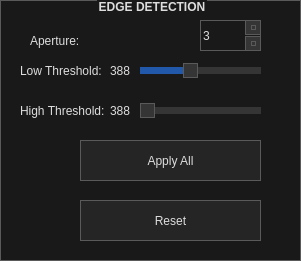
   <widget class="QGroupBox" name="edge_detection_box">
    <property name="geometry">
     <rect>
      <x>1210</x>
      <y>160</y>
      <width>301</width>
      <height>261</height>
     </rect>
    </property>
    <property name="styleSheet">
     <string notr="true">/*
	Based on a template by Emanuel Claesson (c) 2013 with modifications by Paris Flood

	Licensed under the Apache License, Version 2.0 (the &quot;License&quot;);
	you may not use this file except in compliance with the License.
	You may obtain a copy of the License at

		http://www.apache.org/licenses/LICENSE-2.0

	Unless required by applicable law or agreed to in writing, software
	distributed under the License is distributed on an &quot;AS IS&quot; BASIS,
	WITHOUT WARRANTIES OR CONDITIONS OF ANY KIND, either express or implied.
	See the License for the specific language governing permissions and
	limitations under the License.
*/

/*
	COLOR_DARK     = #191919
	COLOR_MEDIUM   = #353535
	COLOR_MEDLIGHT = #5A5A5A
	COLOR_LIGHT    = #DDDDDD
	COLOR_BLUE  = #2158AA
	COLOR_ORANGE = #D66C23
*/
* {
	background: #191919;
	color: #DDDDDD;
border: 1px solid #5A5A5A;
}

 QMenuBar {
	background: #191919;
	border-style: none;
 }

 QMenuBar::item {
	 background: transparent;
     spacing: 3px; /* spacing between menu bar items */
     padding: 5px 25px;
 }

 QMenuBar::item:selected{
	background: #353535;
  	border: 2px solid #D66C23;
    border-style: none none solid none;
}

 QMenuBar::item:pressed {
	background: #5A5A5A;
}

QCheckBox, QRadioButton {
	border: none;
}

QRadioButton::indicator, QCheckBox::indicator {
	width: 13px;
	height: 13px;
}

QRadioButton::indicator::unchecked, QCheckBox::indicator::unchecked {
	left: 5px;
	border: 1px solid #5A5A5A;
	background: none;
}

QRadioButton::indicator:unchecked:hover, QCheckBox::indicator:unchecked:hover {
	left: 5px;
	border: 1px solid #D66C23;
}

QRadioButton::indicator::checked, QCheckBox::indicator::checked {
	left: 5px;
	border: 1px solid #5A5A5A;
	background: #2158AA;
}

QRadioButton::indicator:checked:hover, QCheckBox::indicator:checked:hover {
	left: 5px;
	border: 1px solid #D66C23;
	background: #2158AA;
}

QGroupBox::title {
	subcontrol-origin: margin;
    subcontrol-position: top center;
}

QScrollBar {
	border: 1px solid #5A5A5A;
	background: #191919;
}

QScrollBar:horizontal {
	height: 15px;
	margin: 0px 16px 0px 16px;
}

QScrollBar:vertical {
	width: 15px;
	margin: 16px 0px 16px 0px;
}

QScrollBar::handle {
	background: #353535;
	border: 1px solid #5A5A5A;
}

QScrollBar::handle:horizontal {
	border-width: 0px 1px 0px 1px;
}

QScrollBar::handle:vertical {
	border-width: 1px 0px 1px 0px;
}

QScrollBar::handle:horizontal {
	min-width: 20px;
}

QScrollBar::handle:vertical {
	min-height: 20px;
}

QScrollBar::add-line, QScrollBar::sub-line {
	background:#353535;
	border: 1px solid #5A5A5A;
	subcontrol-origin: margin;
}

QScrollBar::add-line {
	position: absolute;
}

QScrollBar::add-line:horizontal {
	width: 15px;
	subcontrol-position: right;
	left: 15px;
}

QScrollBar::add-line:vertical {
	height: 15px;
	subcontrol-position: bottom;
	top: 15px;
}

QScrollBar::sub-line:horizontal {
	width: 15px;
	subcontrol-position: left;
}

QScrollBar::sub-line:vertical {
	height: 15px;
	subcontrol-position: top;
}

QScrollBar:left-arrow, QScrollBar::right-arrow, QScrollBar::up-arrow, QScrollBar::down-arrow {
	border: 1px solid #5A5A5A;
	width: 3px;
	height: 3px;
}

QScrollBar::add-page, QScrollBar::sub-page {
	background: none;
}

QAbstractButton {
	background: #252525;
}

QAbstractButton:disabled {
	background: #3F3F3F;
}

QAbstractButton:hover {
	background: #353535;
}

QPushButton:hover {
	background: #353535;
  	border: 1px solid #D66C23;
}

QAbstractButton:pressed {
	background: #5A5A5A;
}

QAbstractItemView {
	show-decoration-selected: 1;
 	outline: 0;
	selection-background-color: #2158AA;
	selection-color: #DDDDDD;
	alternate-background-color: #353535;
}

QHeaderView {
	border: 1px solid #5A5A5A;
}

QHeaderView::section {
	background: #191919;
	border: 1px solid #5A5A5A;
	padding: 4px;
}

QHeaderView::section:selected, QHeaderView::section::checked {
	background: #353535;
}

QTableView {
	gridline-color: #5A5A5A;
}

QTabBar {
	margin-left: 2px;
}

QTabBar::tab {
	border-radius: 0px;
	padding: 4px;
	margin: 4px;
}

QTabBar::tab:selected {
	background: #353535;
}

QComboBox::down-arrow {
	border: 1px solid #5A5A5A;
	background: #353535;
}

QComboBox::drop-down {
	border: 1px solid #5A5A5A;
	background: #353535;
}

QComboBox::down-arrow {
	width: 3px;
	height: 3px;
	border: 1px solid #5A5A5A;
}

QAbstractSpinBox {
	padding-right: 15px;
}

QAbstractSpinBox::up-button, QAbstractSpinBox::down-button {
	border: 1px solid #5A5A5A;
	background: #353535;
	subcontrol-origin: border;
}
QAbstractSpinBox::up-button:hover, QAbstractSpinBox::down-button:hover {
	border: 1px solid #D66C23;
}
QAbstractSpinBox::up-button:pressed, QAbstractSpinBox::down-button:pressed {
	background: #5A5A5A;
}

QAbstractSpinBox::up-arrow, QAbstractSpinBox::down-arrow {
	width: 3px;
	height: 3px;
	border: 1px solid #5A5A5A;
}
QAbstractSpinBox::up-arrow:hover, QAbstractSpinBox::down-arrow:hover {
	border: 1px solid #D66C23;
}

QSlider {
	border: none;
}

QSlider::groove:horizontal {
	height: 5px;
	margin: 4px 0px 4px 0px;
}

QSlider::groove:vertical {
	width: 5px;
	margin: 0px 4px 0px 4px;
}

QSlider::handle {
	border: 1px solid #5A5A5A;
	background: #353535;
}

QSlider::handle:horizontal {
	width: 15px;
	margin: -4px 0px -4px 0px;
}

QSlider::handle:vertical {
	height: 15px;
	margin: 0px -4px 0px -4px;
}

QSlider::add-page:vertical, QSlider::sub-page:horizontal {
	background: #2158AA;
}

QSlider::sub-page:vertical, QSlider::add-page:horizontal {
	background: #353535;
}

QLabel {
	border: none;
}

QProgressBar {
	text-align: center;
}

QProgressBar::chunk {
	width: 1px;
	background-color: #2158AA;
}

QMenu::separator {
	background: #353535;
}

QGroupBox {
	font: bold
}

QListWidget::item:selected {
    background-color: #2158AA;
}

 QMenu::item:selected{
	background: #353535;
	border: 2px solid #D66C23;
    border-style: none solid none none;
}

 QMenu::pressed {
	background: #5A5A5A;
}

QMenu::separator {
    height: 5px;
	background: #2158AA;
}</string>
    </property>
    <property name="title">
     <string>EDGE DETECTION</string>
    </property>
    <property name="alignment">
     <set>Qt::AlignCenter</set>
    </property>
    <widget class="QLabel" name="aperture_label">
     <property name="geometry">
      <rect>
       <x>30</x>
       <y>30</y>
       <width>91</width>
       <height>21</height>
      </rect>
     </property>
     <property name="text">
      <string>Aperture:</string>
     </property>
    </widget>
    <widget class="QPushButton" name="apply_all_edge_button">
     <property name="geometry">
      <rect>
       <x>80</x>
       <y>140</y>
       <width>181</width>
       <height>41</height>
      </rect>
     </property>
     <property name="text">
      <string>Apply All</string>
     </property>
    </widget>
    <widget class="QPushButton" name="reset_edge_button">
     <property name="geometry">
      <rect>
       <x>80</x>
       <y>200</y>
       <width>181</width>
       <height>41</height>
      </rect>
     </property>
     <property name="text">
      <string>Reset</string>
     </property>
    </widget>
    <widget class="QSpinBox" name="aperture_spin_box">
     <property name="geometry">
      <rect>
       <x>200</x>
       <y>20</y>
       <width>61</width>
       <height>31</height>
      </rect>
     </property>
     <property name="minimum">
      <number>3</number>
     </property>
     <property name="maximum">
      <number>7</number>
     </property>
     <property name="singleStep">
      <number>2</number>
     </property>
    </widget>
    <widget class="QLabel" name="low_threshold_label">
     <property name="geometry">
      <rect>
       <x>20</x>
       <y>60</y>
       <width>131</width>
       <height>21</height>
      </rect>
     </property>
     <property name="text">
      <string>Low Threshold:</string>
     </property>
    </widget>
    <widget class="QLabel" name="high_threshold_label">
     <property name="geometry">
      <rect>
       <x>20</x>
       <y>100</y>
       <width>121</width>
       <height>21</height>
      </rect>
     </property>
     <property name="text">
      <string>High Threshold:</string>
     </property>
    </widget>
    <widget class="QSlider" name="high_threshold_slider">
     <property name="geometry">
      <rect>
       <x>140</x>
       <y>100</y>
       <width>121</width>
       <height>22</height>
      </rect>
     </property>
     <property name="maximum">
      <number>300</number>
     </property>
     <property name="orientation">
      <enum>Qt::Horizontal</enum>
     </property>
    </widget>
    <widget class="QSlider" name="low_threshold_slider">
     <property name="geometry">
      <rect>
       <x>140</x>
       <y>60</y>
       <width>121</width>
       <height>22</height>
      </rect>
     </property>
     <property name="minimum">
      <number>0</number>
     </property>
     <property name="value">
      <number>40</number>
     </property>
     <property name="orientation">
      <enum>Qt::Horizontal</enum>
     </property>
    </widget>
    <widget class="QLabel" name="low_threshold_value">
     <property name="geometry">
      <rect>
       <x>110</x>
       <y>60</y>
       <width>21</width>
       <height>21</height>
      </rect>
     </property>
     <property name="text">
      <string>388</string>
     </property>
    </widget>
    <widget class="QLabel" name="high_threshold_value">
     <property name="geometry">
      <rect>
       <x>110</x>
       <y>100</y>
       <width>21</width>
       <height>21</height>
      </rect>
     </property>
     <property name="text">
      <string>388</string>
     </property>
    </widget>
   </widget>
